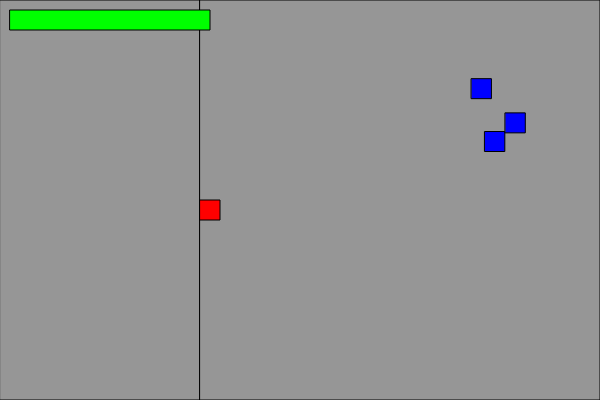
Frame 1 (no input)
Frame 60 (no input): identical to frame 1, image omitted
Frame 120 (the mouse pressed at the canvas centre since frame 60): identical to frame 1, image omitted

The p5.js sketch that drew this single still picture (run headless with seeded random() and noise() and a simulated clock; from frame 60 on, the mouse is pressed at the canvas centre):

// p5.js sketch
// ── sketch.js
let batteryLevel = 100;
let chargingRate = 1;
let drainingRate = 0.2;
let entityX, entityY;
let entities = [];
const roomWidth = 200;
const roomHeight = 400;
const livingRoomX = 200;
const livingRoomWidth = 400;
const livingRoomHeight = 400;
const movementSpeed = 3;
let interacting = false;
let interactionStartTime = 0;
let charging = false;

function setup() {
  createCanvas(600, 400);
  entityX = width / 2 - roomWidth / 2;
  entityY = height / 2;
  
  // Create three entities in the living room
  for (let i = 0; i < 3; i++) {
    let x = random(livingRoomX, livingRoomX + livingRoomWidth - 20);
    let y = random(0, height - 20);
    entities.push(new Entity(x, y));
  }
}

function draw() {
  background(220);

  // Draw rooms
  fill(150);
  rect(0, 0, roomWidth, height); // Your room
  rect(livingRoomX, 0, livingRoomWidth, height); // Living room

  // Draw entities
  for (let entity of entities) {
    entity.display();
  }

  // Draw player entity
  fill(255, 0, 0);
  rect(entityX, entityY, 20, 20);

  // Draw battery indicator
  fill(0, 255, 0);
  rect(10, 10, batteryLevel * 2, 20);
  

  // Handle interaction
  if (!interacting && entityX >= livingRoomX && entityX <= livingRoomX + livingRoomWidth) {
    for (let entity of entities) {
      if (dist(entityX, entityY, entity.x, entity.y) < 30) {
        textSize(16);
        fill(0);
        text('Press "E" to interact', entityX - 50, entityY - 30);
        if (keyIsDown(69)) { // Check if "E" key is pressed
          interacting = true;
          interactionStartTime = millis(); // Record the time when the interaction started
          batteryLevel = max(0, batteryLevel - 10); // Decrease battery level upon interaction
          entity.talk();
        }
      }
    }
  }

  // Handle the duration of interaction
  if (interacting) {
    let elapsedTime = millis() - interactionStartTime;
    if (elapsedTime > 2000) { // Adjust the duration here (2000 milliseconds = 2 seconds)
      interacting = false;
    }
  }

  // Handle movement
  if (!charging) {
    if (batteryLevel <= 0) {
      // Move towards the charging room
      if (entityX < livingRoomX) {
        entityX += movementSpeed;
      } else if (entityX > livingRoomX) {
        entityX -= movementSpeed;
      }
      if (entityY < height / 2) {
        entityY += movementSpeed;
      } else if (entityY > height / 2) {
        entityY -= movementSpeed;
      }
      
      // Check if entity has reached the charging room
      if (entityX >= livingRoomX && entityX <= livingRoomX + livingRoomWidth && entityY >= height / 2) {
        charging = true;
      }
    } else {
      if (keyIsDown(LEFT_ARROW)) {
        entityX -= movementSpeed;
        entityX = constrain(entityX, 0, width - 20); // Allow entity to move freely in both rooms
      }
      if (keyIsDown(RIGHT_ARROW)) {
        entityX += movementSpeed;
        entityX = constrain(entityX, 0, width - 20); // Allow entity to move freely in both rooms
      }
      if (keyIsDown(UP_ARROW)) {
        entityY -= movementSpeed;
        entityY = constrain(entityY, 0, height - 20);
      }
      if (keyIsDown(DOWN_ARROW)) {
        entityY += movementSpeed;
        entityY = constrain(entityY, 0, height - 20);
      }
    }
  } else {
    // Entity is charging
    if (entityX < livingRoomX + livingRoomWidth / 2) {
      entityX += movementSpeed;
    } else {
      charging = false;
      batteryLevel = min(100, batteryLevel + chargingRate);
    }
  }

  // Draw speech bubble
  if (interacting) {
    textSize(16);
    fill(0);
    text('Hello!', entityX - 20, entityY - 30);
    text('Hi there!', entityX - 20, entityY - 50);
  }
}

function Entity(x, y) {
  this.x = x;
  this.y = y;

  this.display = function() {
    fill(0, 0, 255);
    rect(this.x, this.y, 20, 20);
  };

  this.talk = function() {
    // Speech bubble for interaction
    textSize(16);
    fill(0);
    text('Hello!', this.x - 20, this.y - 30);
    text('Hi there!', entityX - 20, entityY - 50);
  };


// Handle charging process
if (!charging && batteryLevel <= 0 && entityX < livingRoomX) {
  // If the battery is depleted and not already charging, and the entity is not in the living room, start charging process
  charging = true;
}

// Handle charging process
if (charging) {
  // Move entity to the center of the charging room
  if (entityX < livingRoomX + livingRoomWidth / 2) {
    entityX += movementSpeed;
  } else {
    // Stop charging once in the center
    charging = false;
    // Increase battery level until it reaches maximum
    batteryLevel = min(100, batteryLevel + chargingRate);
  }
}

// Charge battery when entity is in the room
if (entityX >= livingRoomX && entityX <= livingRoomX + livingRoomWidth) {
  batteryLevel = min(100, batteryLevel + chargingRate);
}


  
}
